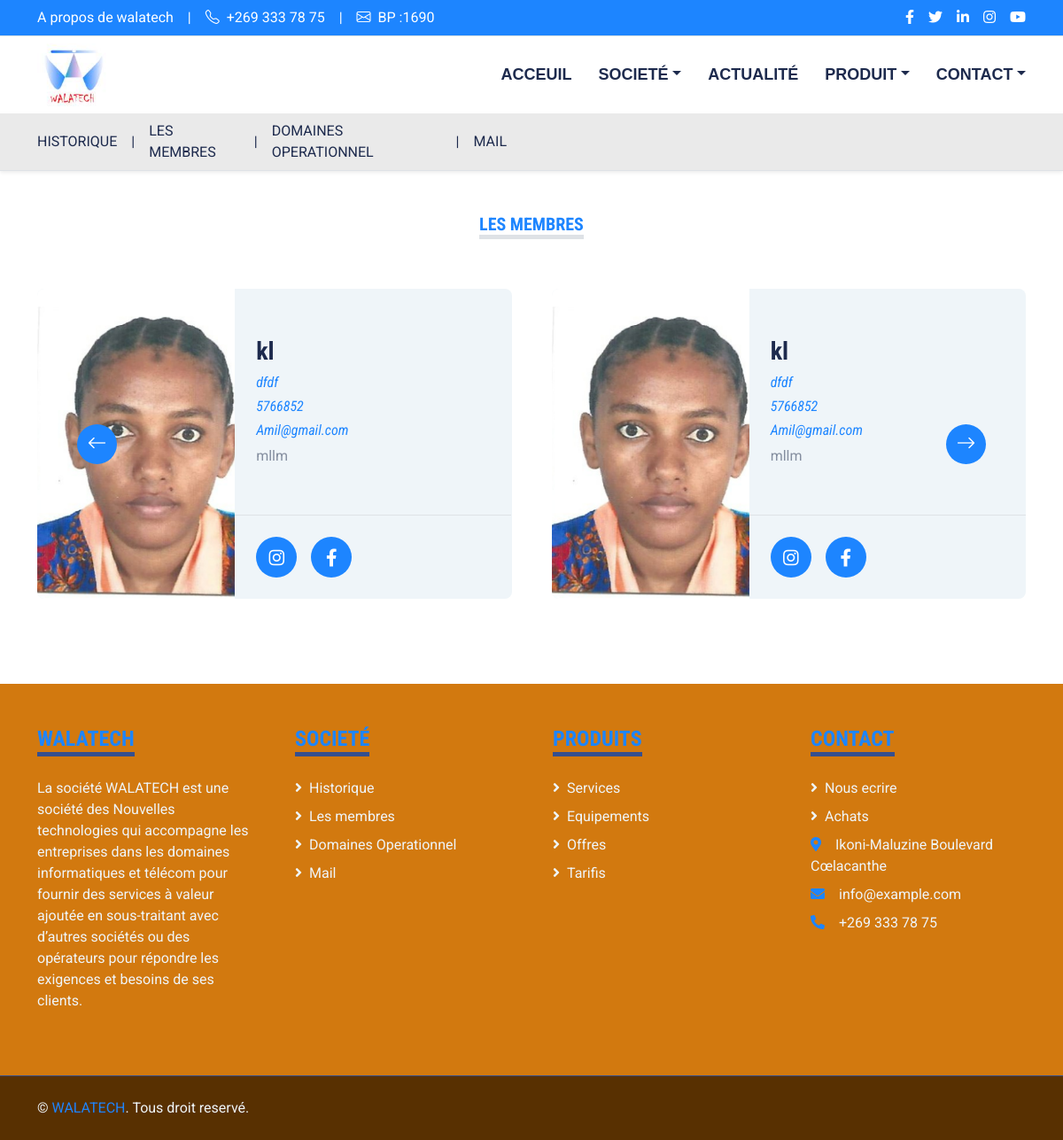
The app's page /team.php with its own data.
### tables this page shows
CREATE TABLE `membres` (
  `id` int(11) NOT NULL,
  `nom` varchar(255) NOT NULL,
  `poste` varchar(255) NOT NULL,
  `tel` int(11) NOT NULL,
  `email` varchar(255) NOT NULL,
  `descriptions` text NOT NULL,
  `photo` varchar(255) NOT NULL,
  `instagram` text NOT NULL,
  `facebook` text NOT NULL
);

### team.php (the view, shortened to what this page needs)
<?php require('headertwo.php') ;
 $pdo = new PDO("mysql:host=localhost;dbname=walatech", "root", "", array(PDO::ATTR_ERRMODE => PDO::ERRMODE_EXCEPTION));
$requete = $pdo->query("SELECT * FROM membres");
$membre = $requete->fetchAll(PDO::FETCH_ASSOC);
?>
    <div class="container-fluid py-5">
        <div class="container">
            <div class="text-center mx-auto mb-5" style="max-width: 500px;">
                <h5 style="color: #1D85FF;" class="d-inline-block  text-uppercase border-bottom border-5">Les membres</h5>
            </div>
            <div class="owl-carousel team-carousel position-relative">
            <?php foreach ($membre as $mbr): ?>
                <div class="team-item">
                    <div class="row g-0 bg-light rounded overflow-hidden">
                        <div class="col-12 col-sm-5 h-100">
                            <img class="img-fluid h-100" src="img/<?= $mbr['photo'] ?>" style="object-fit: cover;">
                        </div>
                        <div class="col-12 col-sm-7 h-100 d-flex flex-column">
                            <div class="mt-auto p-4">
                                <h3><?= $mbr['nom'] ?></h3>
                                <h6 style="color: #1D85FF;" class="fw-normal fst-italic  mb-2"><?= $mbr['poste'] ?></h6>
                                <h6 style="color: #1D85FF;" class="fw-normal fst-italic  mb-2"><?= $mbr['tel'] ?></h6>
                                <h6 style="color: #1D85FF;" class="fw-normal fst-italic  mb-2"><?= $mbr['email'] ?></h6>
                                <p class="m-0"><?= $mbr['descriptions'] ?></p>
                            </div>
                            <div class="d-flex mt-auto border-top p-4">
                                <a style="background-color: #1D85FF; color:white" class="btn btn-lg  btn-lg-square rounded-circle me-3" href="<?= $mbr['instagram'] ?>"><i class="fab fa-instagram"></i></a>
                                <a style="background-color: #1D85FF; color:white" class="btn btn-lg  btn-lg-square rounded-circle me-3" href="<?= $mbr['facebook'] ?>"><i class="fab fa-facebook-f"></i></a>
                            </div>
                        </div>
                    </div>
                </div>
            <?php endforeach ?>
            </div>
        </div>
    </div>
   <?php require('footer.php') ?>
</body>
</html>

### css/style.css (style rules this page uses)
:root { --primary: #13C5DD; --blue:#1D85FF; --secondary: #354F8E; --light: #EFF5F9; --dark: #1D2A4D; }
.btn { font-weight: 700; transition: .5s; }
.btn-lg-square { width: 46px; height: 46px; }
.btn-square, .btn-sm-square, .btn-lg-square { padding-left: 0; padding-right: 0; text-align: center; }
@media (min-width: 576px) { .team-item .row { height: 350px; } }

### records on screen
membres: photo (picture), nom "kl", poste "dfdf", tel "5766852", email "Amil@gmail.com", descriptions "mllm"
membres: photo (picture), nom "kl", poste "dfdf", tel "5766852", email "Amil@gmail.com", descriptions "mllm"
